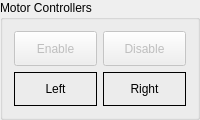
       <widget class="QGroupBox" name="mtrCtrlEnableBox">
        <property name="geometry">
         <rect>
          <x>687</x>
          <y>20</y>
          <width>200</width>
          <height>120</height>
         </rect>
        </property>
        <property name="title">
         <string>Motor Controllers</string>
        </property>
        <layout class="QGridLayout" name="gridLayout_6">
         <item row="0" column="0">
          <layout class="QHBoxLayout" name="mtrCtrlEnableButtonsBox">
           <item>
            <widget class="QPushButton" name="mtrCtrlEnableButton">
             <property name="enabled">
              <bool>false</bool>
             </property>
             <property name="sizePolicy">
              <sizepolicy hsizetype="Preferred" vsizetype="Preferred">
               <horstretch>0</horstretch>
               <verstretch>0</verstretch>
              </sizepolicy>
             </property>
             <property name="text">
              <string>Enable</string>
             </property>
             <property name="checkable">
              <bool>false</bool>
             </property>
             <property name="checked">
              <bool>false</bool>
             </property>
            </widget>
           </item>
           <item>
            <widget class="QPushButton" name="mtrCtrlDisableButton">
             <property name="enabled">
              <bool>false</bool>
             </property>
             <property name="sizePolicy">
              <sizepolicy hsizetype="Preferred" vsizetype="Preferred">
               <horstretch>0</horstretch>
               <verstretch>0</verstretch>
              </sizepolicy>
             </property>
             <property name="text">
              <string>Disable</string>
             </property>
             <property name="checkable">
              <bool>false</bool>
             </property>
             <property name="checked">
              <bool>false</bool>
             </property>
            </widget>
           </item>
          </layout>
         </item>
         <item row="1" column="0">
          <layout class="QHBoxLayout" name="mtrCtrlEnableIndicatorsBox">
           <item>
            <widget class="QLabel" name="mtrCtrlEnableLIndicator">
             <property name="sizePolicy">
              <sizepolicy hsizetype="Expanding" vsizetype="Preferred">
               <horstretch>0</horstretch>
               <verstretch>0</verstretch>
              </sizepolicy>
             </property>
             <property name="autoFillBackground">
              <bool>false</bool>
             </property>
             <property name="frameShape">
              <enum>QFrame::Shape::Box</enum>
             </property>
             <property name="frameShadow">
              <enum>QFrame::Shadow::Plain</enum>
             </property>
             <property name="lineWidth">
              <number>1</number>
             </property>
             <property name="text">
              <string>Left</string>
             </property>
             <property name="alignment">
              <set>Qt::AlignmentFlag::AlignCenter</set>
             </property>
            </widget>
           </item>
           <item>
            <widget class="QLabel" name="mtrCtrlEnableRIndicator">
             <property name="sizePolicy">
              <sizepolicy hsizetype="Expanding" vsizetype="Preferred">
               <horstretch>0</horstretch>
               <verstretch>0</verstretch>
              </sizepolicy>
             </property>
             <property name="autoFillBackground">
              <bool>false</bool>
             </property>
             <property name="frameShape">
              <enum>QFrame::Shape::Box</enum>
             </property>
             <property name="frameShadow">
              <enum>QFrame::Shadow::Plain</enum>
             </property>
             <property name="lineWidth">
              <number>1</number>
             </property>
             <property name="text">
              <string>Right</string>
             </property>
             <property name="alignment">
              <set>Qt::AlignmentFlag::AlignCenter</set>
             </property>
            </widget>
           </item>
          </layout>
         </item>
        </layout>
       </widget>
